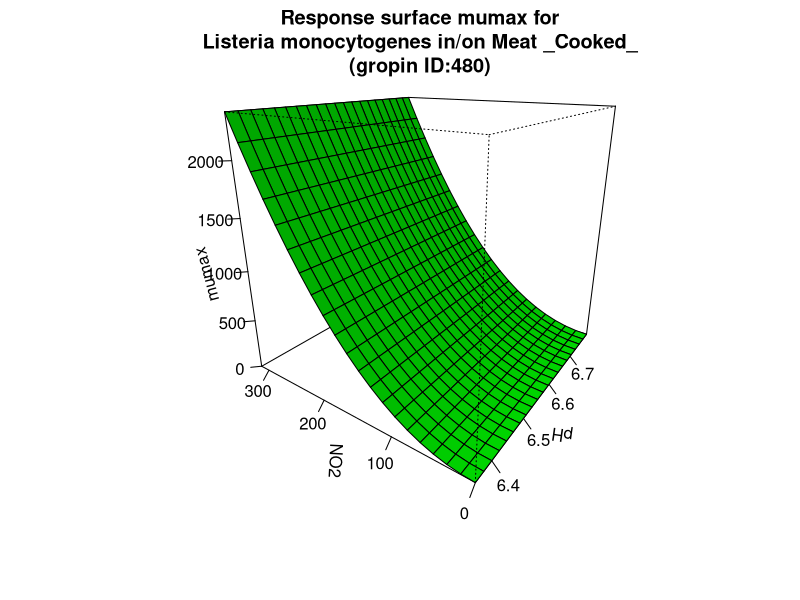

Write R code to recreate this figure.
#############################
# start of Parameter script
#############################
pH <- seq(6.35635,6.79320679320679,length.out=21)
NO2 <- seq(0,314.685314685315,length.out=21)
#############################
# end of Parameter script
#############################
############################# 
# start of Model script Gropin ID 480 
#############################
 
# constant coefficients for this model
 
variables <- data.frame(pH,NO2)
argumentsPar <- expand.grid(variables)
 
# heart of the model
response_surface <- function(pH,NO2) {
   mumax <-(-0.12635+0.027170*pH+0.031746*NO2+(-0.008778)*pH*NO2+(-0.005576)*(pH^2)+0.024220*(NO2^2))

return(mumax=mumax)
} 

# output parameters
responseSurface <- cbind(argumentsPar,response_surface(argumentsPar['pH'],argumentsPar['NO2']))
colnames(responseSurface) <- c(colnames(argumentsPar),'mumax')
#############################
# End of Model script
#############################
############################# 
# start of Visualisation script Gropin ID 480 
#############################
persp(pH,NO2,matrix(unlist(responseSurface$'mumax'),nrow=21),col = 'green',xlab='pH',ylab='NO2',zlab='mumax',main='Response surface mumax for
Listeria monocytogenes in/on Meat _Cooked_
(gropin ID:480)',theta=305,phi=20,shade=0.25,ticktype = 'detailed')
#############################
# End of Visualisation script
#############################
